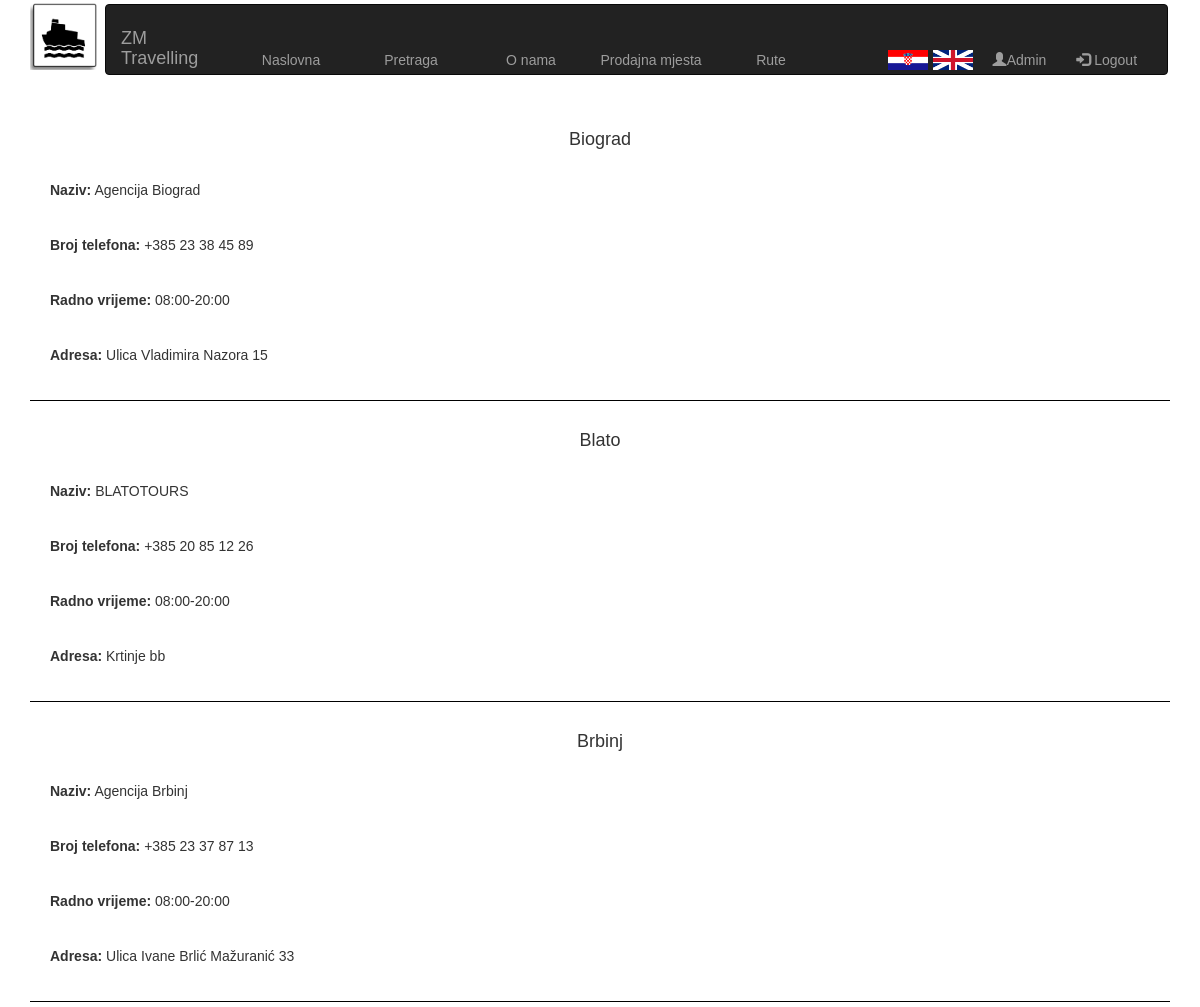
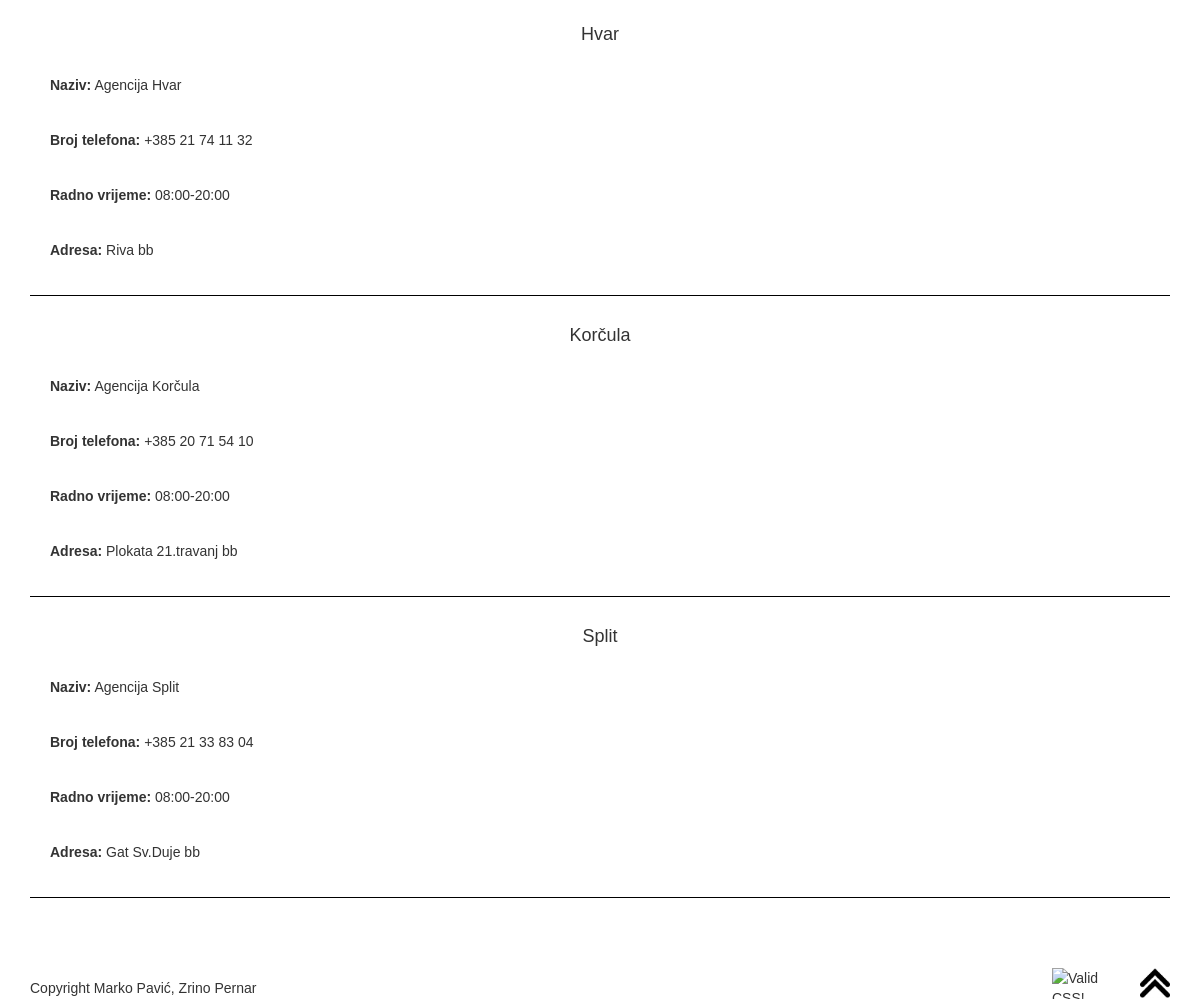
Page /prodajna_mjesta.php (signed in) on the committed database (2 pictures, top to bottom).
### tables this page shows
CREATE TABLE `Prodajna_mjesta` (
  `ID` int(10) unsigned NOT NULL AUTO_INCREMENT,
  `Naziv_mjesta` varchar(25) NOT NULL,
  `Adresa` varchar(45) DEFAULT NULL,
  `Broj_telefona` varchar(25) NOT NULL,
  `Radno_vrijeme` varchar(25) NOT NULL,
  `Ime` varchar(25) NOT NULL,
  PRIMARY KEY (`ID`)
);

### lang/hrvatski.php (called while the page is built)
<?php
	$lang["home"] = "Naslovna";
	$lang["search"] = "Pretraga";
	$lang["about"] ="O nama";
	$lang["locations"] = "Prodajna mjesta";
	$lang["register"] = "Registracija";
	$lang["login"] = "Login";
	$lang["username"] = "Korisničko ime";
	$lang["password"] = "Lozinka";
	$lang["registerYourself"] = "Registrirajte se";
	$lang["confirm"] = "Potvrdi";
	$lang["name"] = "Ime";
	$lang["surname"] = "Prezime";
	$lang["address"] = "Adresa";
	$lang["place"] = "Mjesto";
	$lang["postal_code"] = "Poštanski broj";
	$lang["phone_number"] = "Broj telefona";
	$lang["email"] = "Email";
	$lang["working_hours"] = "Radno vrijeme";
	$lang["routes"] = "Rute";
	$lang["starting_point"] = "Polazište";
	$lang["destination"] = "Odredište";
	$lang["date"] = "Datum";
	$lang["number_of_passengers"] = "Broj putnika";
	$lang["round-trip_ticket"] = "Povratna karta";
	$lang["search_result"] = "Rezultat pretrage";
	$lang["search_journey_schedule"] = "Pretraga reda plovidbe";
	$lang["hide"] = "Sakrij";
	$lang["delete"] = "Izbriši";
	$lang["title"] = "Naslov";
	$lang["title_on_eng"] = "Naslov - engleski";
	$lang["content"] = "Sadržaj";
	$lang["content_on_eng"] = "Sadržaj - engleski";
	$lang["picture"] = "Slika";
	$lang["show"] = "Prikaži";
	$lang["news"] = "Vijesti";
	$lang["upit"] = "Upit";
	$lang["posalji"] = "Pošalji";
	$lang["contactus"] = "Javite nam se";
	$lang["choose"] = "Izaberi";
	$lang["logout"] = "Logout";
	$lang["login_error"] = "Pogrešno korisničko ime ili lozinka";
	$lang["login_required"] = "Morate se ulogirati da bi nastavili";
	$lang["db_error"] = "Greška u bazi podataka";
	$lang["new_message"] = "Nova vijest";
	$lang["question_added"] = "Upit uspješno dodan";
	$lang["aboutus"] = "O nama";
	$lang["show"]="Prikaži";
	$lang["delete"]="Obriši";
	$lang["admin"] = "Admin";
	$lang["access_privilege"] = "Nemate pravo pristupa!";
	$lang["datetime"] = "Datum i vrijeme";
	$lang["yes"] = "Da";
	$lang["no"] = "Ne";
	$lang["buy_ticket"] = "Kupi kartu";
	$lang["title"] = "Naziv";
	$lang["no_results"] = "Nema rezultata";
	$lang["error"] = "Greška";
	$lang["about_content"] = "ZM Travelling je agencija koja pruža usluge prijevoza, transporta ljudi i robe putem morskih linija.<br>Osnovana je 01. ožujka 1994. godine u Rijeci, a nastala je spajanjem nove agencije M i ostatka bivše jugoslavenske mornarice Z.<br>U mirno doba, cilj agencije je spajanje ugodnosti klasičnih prijevoznika te sigurnosti ratne mornarice.";
?>

### prodajna_mjesta_content.php (the view, shortened to what this page needs)
<div id="prodajna_mjesta">
<?php
		$mysqli = new mysqli("localhost", "root", "root", "Seminar2");
		if (!($stmt = $mysqli->prepare("SELECT * FROM Prodajna_mjesta")))
			{
				echo $lang["db_error"];
				exit(1);
			}
			if (!$stmt->execute())
			{
			    echo $lang["db_error"];
			    exit(2);
			}
			$stmt->bind_result($col1,$col2,$col3,$col4,$col5,$col6);
			while ($stmt->fetch())
			{
				echo '<div class="prodajno_mjesto" id=' . $col1 . '>
				<h4> '. $col2 .'</h4> </br>
				<p><label>'.$lang["title"].': </label> '.  $col6 .'</p></br>
				<p> <label>' .$lang["phone_number"].': </label> '.  $col4 .'</p> </br>
				<p> <label>'. $lang["working_hours"].': </label> '.  $col5 .'</p> </br>
				<p> <label> '.$lang["address"].': </label> '.  $col3 .'</p></div>';
			}
		?>
	</div>

### style.css (style rules this page uses)
﻿html,body { margin:0; padding:0; height:100%; font-family:"Lucida Sans Unicode", "Lucida Grande", sans-serif; }
#prodajna_mjesta { margin-top:100px; }
.prodajno_mjesto { margin-left:0px; border-bottom:solid 1px black; background-color:white; padding:20px; }
h4 { text-align:center; }

### rows in the picture
prodajna_mjesta: Naziv_mjesta "Biograd", Ime "Agencija Biograd", Broj_telefona "+385 23 38 45 89", Radno_vrijeme "08:00-20:00", Adresa "Ulica Vladimira Nazora 15"
prodajna_mjesta: Naziv_mjesta "Blato", Ime "BLATOTOURS", Broj_telefona "+385 20 85 12 26", Radno_vrijeme "08:00-20:00", Adresa "Krtinje bb"
prodajna_mjesta: Naziv_mjesta "Brbinj", Ime "Agencija Brbinj", Broj_telefona "+385 23 37 87 13", Radno_vrijeme "08:00-20:00", Adresa "Ulica Ivane Brlić Mažuranić 33"
prodajna_mjesta: Naziv_mjesta "Hvar", Ime "Agencija Hvar", Broj_telefona "+385 21 74 11 32", Radno_vrijeme "08:00-20:00", Adresa "Riva bb"
prodajna_mjesta: Naziv_mjesta "Korčula", Ime "Agencija Korčula", Broj_telefona "+385 20 71 54 10", Radno_vrijeme "08:00-20:00", Adresa "Plokata 21.travanj bb"
prodajna_mjesta: Naziv_mjesta "Split", Ime "Agencija Split", Broj_telefona "+385 21 33 83 04", Radno_vrijeme "08:00-20:00", Adresa "Gat Sv.Duje bb"

### other values in the picture
$lang["home"] "Naslovna"
$lang["search"] "Pretraga"
$lang["about"] "O nama"
$lang["locations"] "Prodajna mjesta"
$lang["routes"] "Rute"
$lang["admin"] "Admin"
$loginout "Logout"
